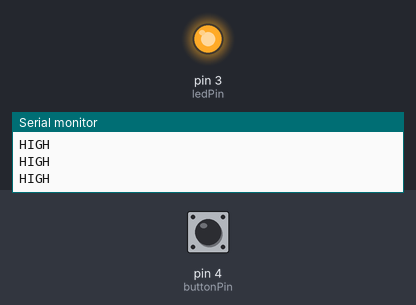
A sketch run on a simulated Arduino Uno, built with avr-gcc and run on an emulated ATmega328P. Shown: output pins drawn as LEDs (lit = HIGH), the last lines printed to the serial monitor. The test bench sets the inputs (shaded band); at power-on: pin 4 (buttonPin) HIGH.

Above: at 1.2 s.
1.3 s: pin 4 (buttonPin) pulled LOW for 0.15 s
At 1.4 s:
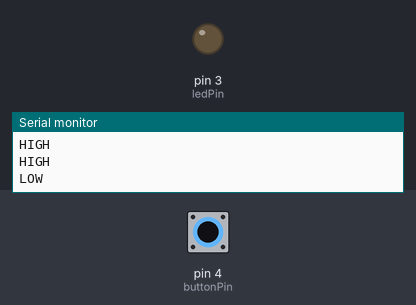
3.0 s: pin 4 (buttonPin) pulled LOW for 3.2 s
At 7.6 s:
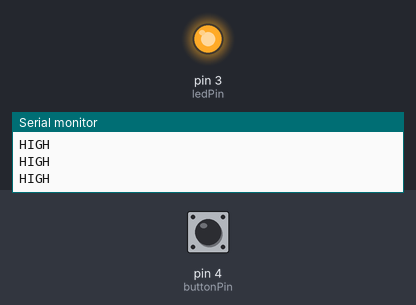
Timing chart, 0 to 9.1 s (numbered marks = the images above; inputs shaded):
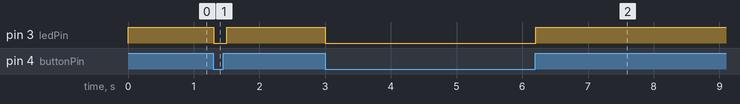

Measured:
- after the input at 1.3 s, pin 3 (ledPin): HIGH → LOW at once, → HIGH 0.20 s later
- after the input at 3.0 s, pin 3 (ledPin): HIGH → LOW at once, → HIGH 3.2 s later

The sketch:

push_Button.ino
```cpp
const int buttonPin = 4;
const int ledPin =  3;

void setup() {
  //Input or output?
  pinMode(ledPin, OUTPUT);
  pinMode(buttonPin, INPUT_PULLUP);
  Serial.begin(9600);
}

void loop(){
  //Read button state (pressed or not pressed?)
 int buttonState = digitalRead(buttonPin);

  //If button pressed...
  if (buttonState == 0) {
     Serial.println("LOW");
     digitalWrite(ledPin, 0);
     }
     else if(buttonState == 1){
       Serial.println("HIGH");
        digitalWrite(ledPin, 1);
       }
     else{
      Serial.println("ERR");
     }
    delay(100);

}
```
